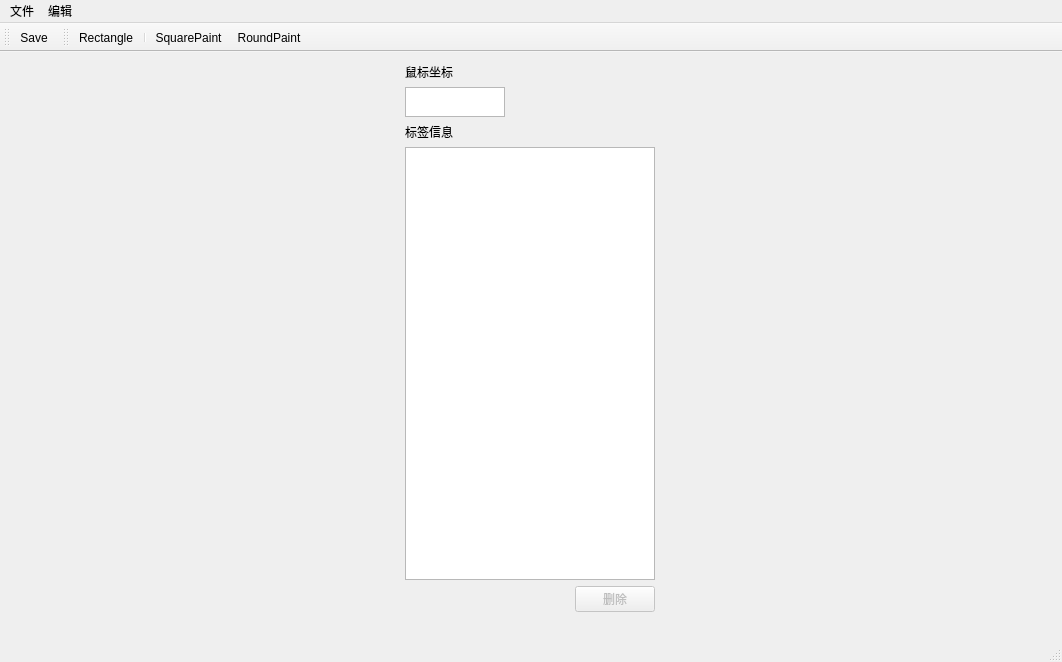
<?xml version="1.0" encoding="UTF-8"?>
<ui version="4.0">
 <class>MainWindow</class>
 <widget class="QMainWindow" name="MainWindow">
  <property name="geometry">
   <rect>
    <x>0</x>
    <y>0</y>
    <width>1062</width>
    <height>662</height>
   </rect>
  </property>
  <property name="windowTitle">
   <string>MainWindow</string>
  </property>
  <widget class="QWidget" name="centralWidget">
   <widget class="QWidget" name="horizontalLayoutWidget">
    <property name="geometry">
     <rect>
      <x>0</x>
      <y>0</y>
      <width>1061</width>
      <height>571</height>
     </rect>
    </property>
    <layout class="QHBoxLayout" name="horizontalLayout">
     <item>
      <layout class="QGridLayout" name="gridLayout"/>
     </item>
     <item>
      <layout class="QVBoxLayout" name="verticalLayout">
       <property name="sizeConstraint">
        <enum>QLayout::SetDefaultConstraint</enum>
       </property>
       <item>
        <widget class="QLabel" name="label">
         <property name="sizePolicy">
          <sizepolicy hsizetype="Fixed" vsizetype="Preferred">
           <horstretch>0</horstretch>
           <verstretch>0</verstretch>
          </sizepolicy>
         </property>
         <property name="layoutDirection">
          <enum>Qt::LeftToRight</enum>
         </property>
         <property name="text">
          <string>鼠标坐标</string>
         </property>
         <property name="alignment">
          <set>Qt::AlignLeading|Qt::AlignLeft|Qt::AlignVCenter</set>
         </property>
        </widget>
       </item>
       <item>
        <widget class="QTextBrowser" name="textBrowser">
         <property name="enabled">
          <bool>true</bool>
         </property>
         <property name="sizePolicy">
          <sizepolicy hsizetype="Maximum" vsizetype="Expanding">
           <horstretch>0</horstretch>
           <verstretch>0</verstretch>
          </sizepolicy>
         </property>
         <property name="maximumSize">
          <size>
           <width>100</width>
           <height>30</height>
          </size>
         </property>
         <property name="layoutDirection">
          <enum>Qt::LeftToRight</enum>
         </property>
        </widget>
       </item>
       <item>
        <widget class="QLabel" name="label_2">
         <property name="text">
          <string>标签信息</string>
         </property>
        </widget>
       </item>
       <item>
        <widget class="QListWidget" name="listWidget">
         <property name="sizePolicy">
          <sizepolicy hsizetype="Minimum" vsizetype="Expanding">
           <horstretch>0</horstretch>
           <verstretch>0</verstretch>
          </sizepolicy>
         </property>
         <property name="minimumSize">
          <size>
           <width>250</width>
           <height>0</height>
          </size>
         </property>
         <property name="maximumSize">
          <size>
           <width>230</width>
           <height>16777215</height>
          </size>
         </property>
        </widget>
       </item>
       <item>
        <widget class="QPushButton" name="pushButton">
         <property name="enabled">
          <bool>false</bool>
         </property>
         <property name="sizePolicy">
          <sizepolicy hsizetype="Fixed" vsizetype="Fixed">
           <horstretch>0</horstretch>
           <verstretch>0</verstretch>
          </sizepolicy>
         </property>
         <property name="layoutDirection">
          <enum>Qt::RightToLeft</enum>
         </property>
         <property name="text">
          <string>删除</string>
         </property>
         <property name="checkable">
          <bool>true</bool>
         </property>
        </widget>
       </item>
      </layout>
     </item>
    </layout>
   </widget>
  </widget>
  <widget class="QMenuBar" name="menuBar">
   <property name="geometry">
    <rect>
     <x>0</x>
     <y>0</y>
     <width>1062</width>
     <height>26</height>
    </rect>
   </property>
   <widget class="QMenu" name="file_menu">
    <property name="title">
     <string>文件</string>
    </property>
    <addaction name="separator"/>
    <addaction name="OpenFile"/>
    <addaction name="OpenFolder"/>
    <addaction name="action_2"/>
   </widget>
   <widget class="QMenu" name="edit_menu">
    <property name="title">
     <string>编辑</string>
    </property>
    <addaction name="actionBack"/>
    <addaction name="actionForward"/>
   </widget>
   <addaction name="file_menu"/>
   <addaction name="edit_menu"/>
  </widget>
  <widget class="QToolBar" name="mainToolBar">
   <attribute name="toolBarArea">
    <enum>TopToolBarArea</enum>
   </attribute>
   <attribute name="toolBarBreak">
    <bool>false</bool>
   </attribute>
   <addaction name="actionSave"/>
  </widget>
  <widget class="QStatusBar" name="statusBar"/>
  <widget class="QToolBar" name="toolBar">
   <property name="windowTitle">
    <string>toolBar</string>
   </property>
   <attribute name="toolBarArea">
    <enum>TopToolBarArea</enum>
   </attribute>
   <attribute name="toolBarBreak">
    <bool>false</bool>
   </attribute>
   <addaction name="actionRectangle"/>
   <addaction name="separator"/>
   <addaction name="actionSquarePaint"/>
   <addaction name="actionRoundPaint"/>
  </widget>
  <action name="OpenFile">
   <property name="text">
    <string>打开文件</string>
   </property>
  </action>
  <action name="OpenFolder">
   <property name="text">
    <string>打开文件夹</string>
   </property>
  </action>
  <action name="action_2">
   <property name="text">
    <string>关闭</string>
   </property>
  </action>
  <action name="actionSave">
   <property name="icon">
    <iconset>
     <normalon>:/icon/icon/Save.png</normalon>
    </iconset>
   </property>
   <property name="text">
    <string>Save</string>
   </property>
   <property name="shortcut">
    <string>Ctrl+S</string>
   </property>
  </action>
  <action name="actionRectangle">
   <property name="icon">
    <iconset resource="icon.qrc">
     <normaloff>:/icon/icon/bigsquare.ico</normaloff>:/icon/icon/bigsquare.ico</iconset>
   </property>
   <property name="text">
    <string>Rectangle</string>
   </property>
  </action>
  <action name="actionSquarePaint">
   <property name="icon">
    <iconset resource="icon.qrc">
     <normaloff>:/icon/icon/squarePaint.png</normaloff>
     <normalon>:/icon/icon/smallsquare.ico</normalon>:/icon/icon/squarePaint.png</iconset>
   </property>
   <property name="text">
    <string>SquarePaint</string>
   </property>
  </action>
  <action name="actionRoundPaint">
   <property name="icon">
    <iconset resource="icon.qrc">
     <normaloff>:/icon/icon/roundPaint.png</normaloff>:/icon/icon/roundPaint.png</iconset>
   </property>
   <property name="text">
    <string>RoundPaint</string>
   </property>
  </action>
  <action name="actionBack">
   <property name="text">
    <string>后退一步</string>
   </property>
   <property name="shortcut">
    <string>Ctrl+Z</string>
   </property>
  </action>
  <action name="actionForward">
   <property name="text">
    <string>前进一步</string>
   </property>
   <property name="shortcut">
    <string>Ctrl+F</string>
   </property>
  </action>
 </widget>
 <layoutdefault spacing="6" margin="11"/>
 <resources>
  <include location="icon.qrc"/>
 </resources>
 <connections/>
</ui>
